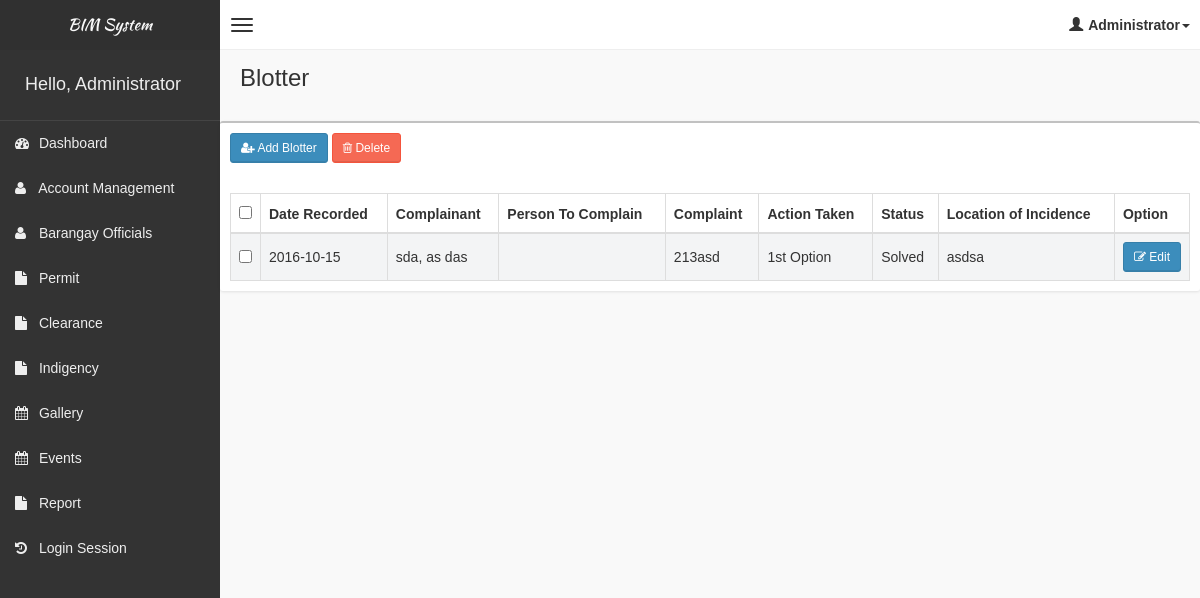
The page /pages/blotter/blotter.php (signed in) on the database its author committed.
### tables this page shows
CREATE TABLE `tblblotter` (
  `id` int(11) NOT NULL,
  `yearRecorded` varchar(4) NOT NULL,
  `dateRecorded` date NOT NULL,
  `complainant` text NOT NULL,
  `cage` int(11) NOT NULL,
  `caddress` text NOT NULL,
  `ccontact` int(11) NOT NULL,
  `personToComplain` text NOT NULL,
  `page` int(11) NOT NULL,
  `paddress` text NOT NULL,
  `pcontact` int(11) NOT NULL,
  `complaint` text NOT NULL,
  `actionTaken` varchar(50) NOT NULL,
  `sStatus` varchar(50) NOT NULL,
  `locationOfIncidence` text NOT NULL,
  `recordedby` varchar(50) NOT NULL
);

### pages/blotter/blotter.php (the view, shortened to what this page needs)
<!DOCTYPE html>
<html>
    <?php
    if(!isset($_SESSION['role']))
    {
        header("Location: ../../login.php");
    }
    else
    {
    include('../head_css.php'); ?>
    <body class="skin-black">
        <?php
        include "../connection.php";
        ?>
        <?php include('../header.php'); ?>
        <div class="wrapper row-offcanvas row-offcanvas-left">
            <?php include('../sidebar-left.php'); ?>
            <aside class="right-side">
                <section class="content-header">
                    <h1>
                        Blotter
                    </h1>
                </section>
                <section class="content">
                    <div class="row">
                            <div class="box">
                                <div class="box-header">
                                    <div style="padding:10px;">
                                        <button class="btn btn-primary btn-sm" data-toggle="modal" data-target="#addModal"><i class="fa fa-user-plus" aria-hidden="true"></i> Add Blotter</button>
                                        <?php
                                            if(!isset($_SESSION['staff']))
                                            {
                                        ?>
                                        <button class="btn btn-danger btn-sm" data-toggle="modal" data-target="#deleteModal"><i class="fa fa-trash-o" aria-hidden="true"></i> Delete</button>
                                        <?php
                                            }
                                        ?>
                                    </div>
                                </div>
                                <div class="box-body table-responsive">
                                <form method="post">
                                    <table id="table" class="table table-bordered table-striped">
                                        <thead>
                                            <tr>
                                                <?php
                                                if(!isset($_SESSION['staff']))
                                                {
                                                ?>
                                                <th style="width: 20px !important;"><input type="checkbox" name="chk_delete[]" class="cbxMain" onchange="checkMain(this)"/></th>
                                                <?php
                                                    }
                                                ?>
                                                <th>Date Recorded</th>
                                                <th>Complainant</th>
                                                <th>Person To Complain</th>
                                                <th>Complaint</th>
                                                <th>Action Taken</th>
                                                <th>Status</th>
                                                <th>Location of Incidence</th>
                                                <th style="width: 40px !important;">Option</th>
                                            </tr>
                                        </thead>
                                        <tbody>
                                            <?php
                                            if(!isset($_SESSION['staff']))
                                            {
                                                $squery = mysqli_query($con, "SELECT *,r.id as rid,b.id as bid,CONCAT(r.lname,', ', r.fname, ' ', r.mname) as rname from tblblotter b left join tblresident r on b.personToComplain = r.id ") or die('Error: ' . mysqli_error($con));
                                                while($row = mysqli_fetch_array($squery))
                                                {
                                                    echo '
                                                    <tr>
                                                        <td><input type="checkbox" name="chk_delete[]" class="chk_delete" value="'.$row['bid'].'" /></td>
                                                        <td>'.$row['dateRecorded'].'</td>
                                                        <td>'.$row['complainant'].'</td>
                                                        <td>'.$row['rname'].'</td>
                                                        <td>'.$row['complaint'].'</td>
                                                        <td>'.$row['actionTaken'].'</td>
                                                        <td>'.$row['sStatus'].'</td>
                                                        <td>'.$row['locationOfIncidence'].'</td>
                                                        <td><button class="btn btn-primary btn-sm" data-target="#editModal'.$row['bid'].'" data-toggle="modal"><i class="fa fa-pencil-square-o" aria-hidden="true"></i> Edit</button></td>
                                                    </tr>
                                                    ';
                                                }
                                            }
                                            ?>
                                        </tbody>
                                    </table>
                                    </form>
                                </div>
                            </div>
                    </div>
                </section>
            </aside>
        </div>
        <?php }
        include "../footer.php"; ?>
    </body>
</html>

### css/AdminLTE.css (style rules this page uses)
html, body { overflow-x: hidden!important; font-family: 'Source Sans Pro', sans-serif; -webkit-font-smoothing: antialiased; min-height: 100%; background: #f9f9f9; }
.wrapper { min-height: 100%; }
.wrapper:before, .wrapper:after { display: table; content: " "; }
.wrapper:after { clear: both; }
.right-side, .left-side { min-height: 100%; display: block; }
.right-side { background-color: #f9f9f9; margin-left: 220px; }
.content { padding: 20px 15px; background: #f9f9f9; }
h1, h2, h3, h4, h5, h6, .h1, .h2, .h3, .h4, .h5, .h6 { font-family: 'Source Sans Pro', sans-serif; }
.table-striped > tbody > tr:nth-child(odd) > td, .table-striped > tbody > tr:nth-child(odd) > th { background-color: #f3f4f5; }
.right-side > .content-header { position: relative; padding: 15px 15px 10px 20px; }
.right-side > .content-header > h1 { margin: 0; font-size: 24px; }
.box { position: relative; background: #ffffff; border-top: 2px solid #c1c1c1; margin-bottom: 20px; -webkit-border-radius: 3px; -moz-border-radius: 3px; border-radius: 3px; width: 100%; box-shadow: 0px 1px 3px rgba(0, 0, 0, 0.1); }
.box .box-header { position: relative; -webkit-border-top-left-radius: 3px; -webkit-border-top-right-radius: 3px; -webkit-border-bottom-right-radius: 0; -webkit-border-bottom-left-radius: 0; -moz-border-radius-topleft: 3px; -moz-border-radius-topright: 3px; -moz-border-radius-bottomright: 0; -moz-border-radius-bottomleft: 0; border-top-left-radius: 3px; border-top-right-radius: 3px; border-bottom-right-radius: 0; border-bottom-left-radius: 0; border-bottom: 0px solid #f4f4f4; color: #444; padding-bottom: 10px; }
.box .box-header:before, .box .box-header:after { display: table; content: " "; }
.box .box-header:after { clear: both; }
.box .box-body { padding: 10px; -webkit-border-top-left-radius: 0; -webkit-border-top-right-radius: 0; -webkit-border-bottom-right-radius: 3px; -webkit-border-bottom-left-radius: 3px; -moz-border-radius-topleft: 0; -moz-border-radius-topright: 0; -moz-border-radius-bottomright: 3px; -moz-border-radius-bottomleft: 3px; border-top-left-radius: 0; border-top-right-radius: 0; border-bottom-right-radius: 3px; border-bottom-left-radius: 3px; }
.box .box-body .table { margin-bottom: 0; }
.btn { font-weight: 500; -webkit-border-radius: 3px; -moz-border-radius: 3px; border-radius: 3px; border: 1px solid transparent; -webkit-box-shadow: inset 0px -2px 0px 0px rgba(0, 0, 0, 0.09); -moz-box-shadow: inset 0px -2px 0px 0px rgba(0, 0, 0, 0.09); box-shadow: inset 0px -1px 0px 0px rgba(0, 0, 0, 0.09); }
.btn.btn-primary { background-color: #3c8dbc; border-color: #367fa9; }
.btn.btn-danger { background-color: #f56954; border-color: #f4543c; }
.btn.btn-sm { font-size: 12px; }
.skin-black .right-side > .content-header { background: transparent; box-shadow: none; }

### rows shown on the page
tblblotter: dateRecorded "2016-10-15", complainant "sda, as das", complaint "213asd", actionTaken "1st Option", sStatus "Solved", locationOfIncidence "asdsa"

### other values the page prints
$_SESSION['role'] "Administrator"
